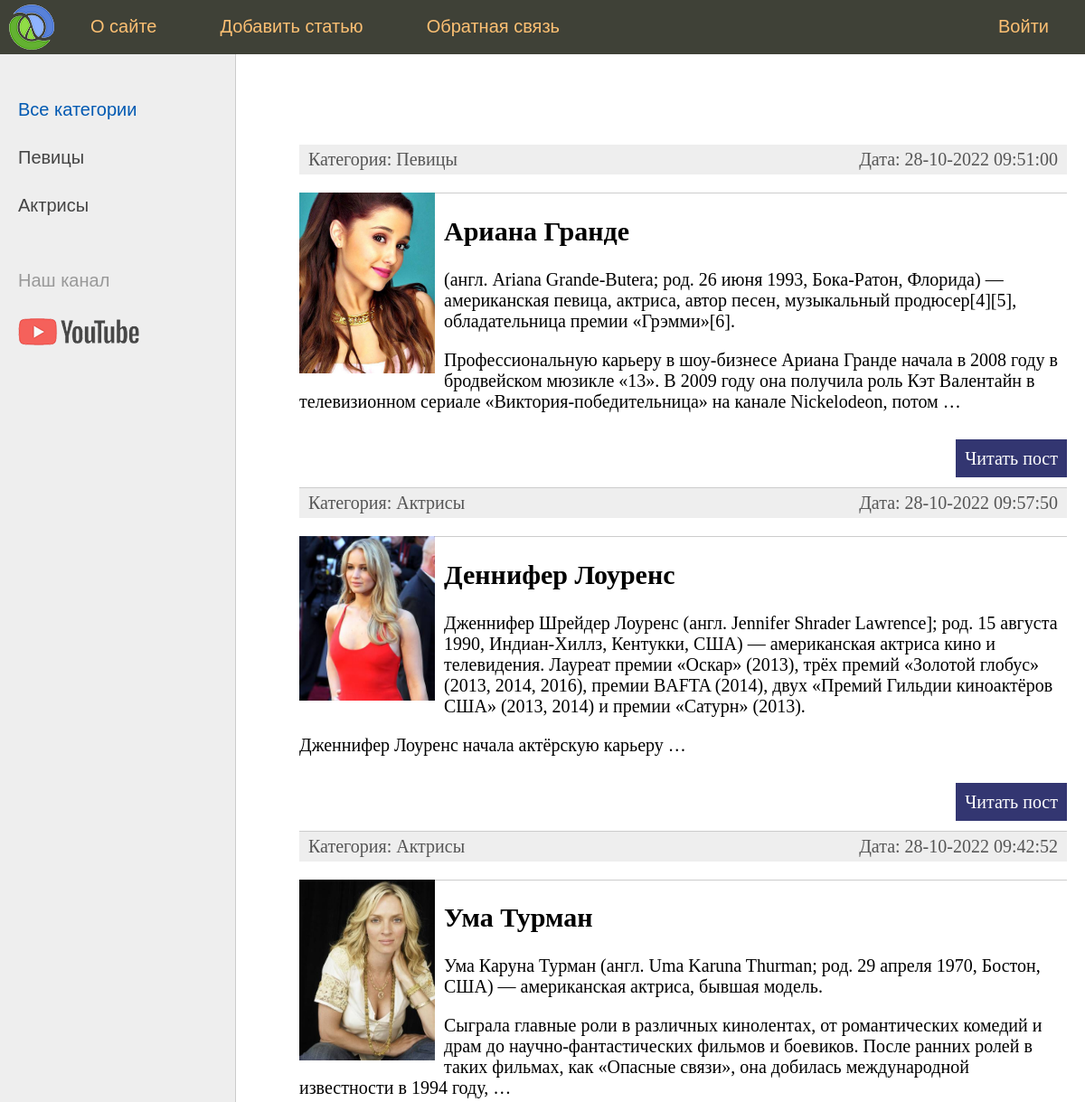
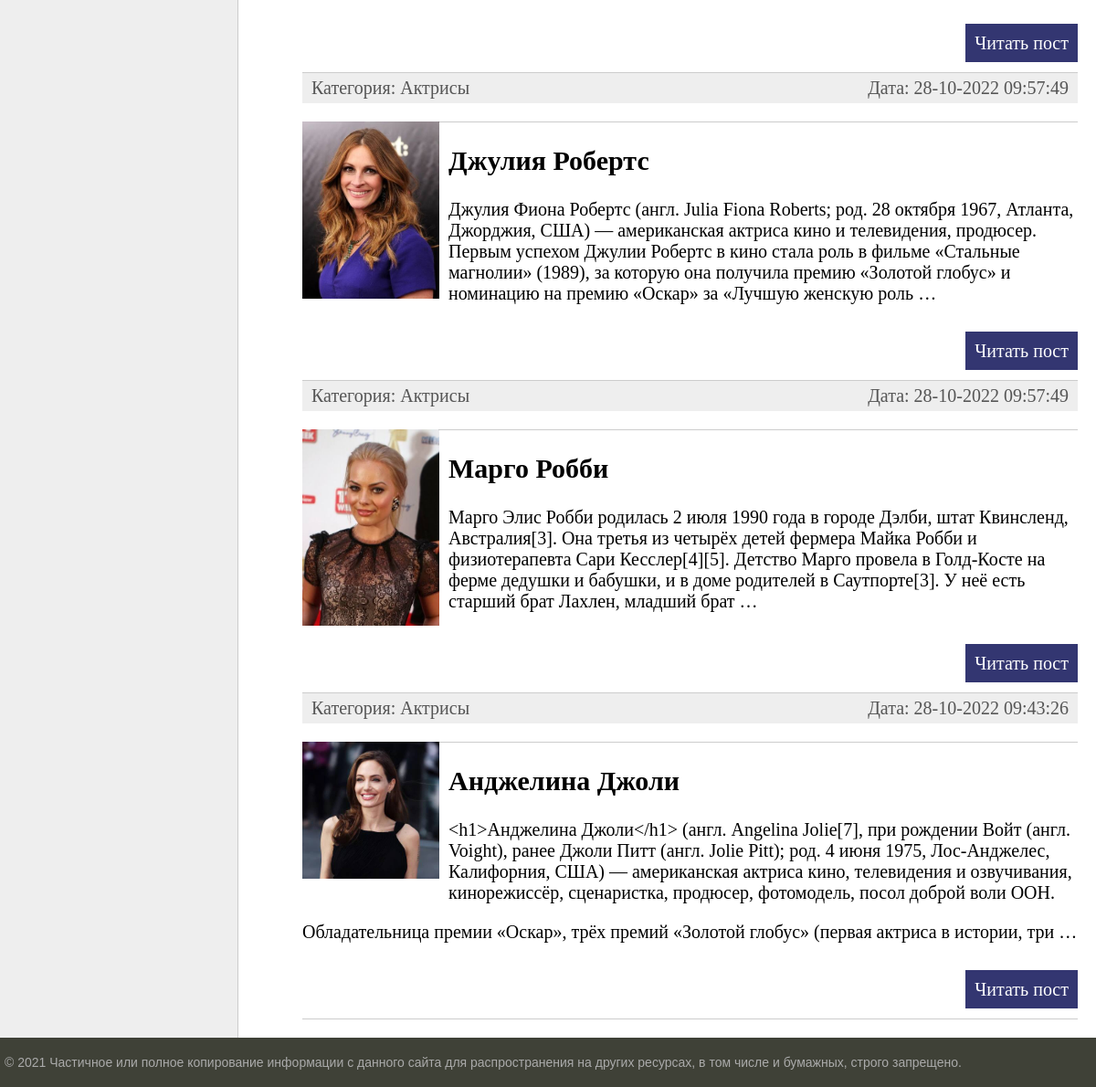
The app's page /, older data (2 pictures, top to bottom).
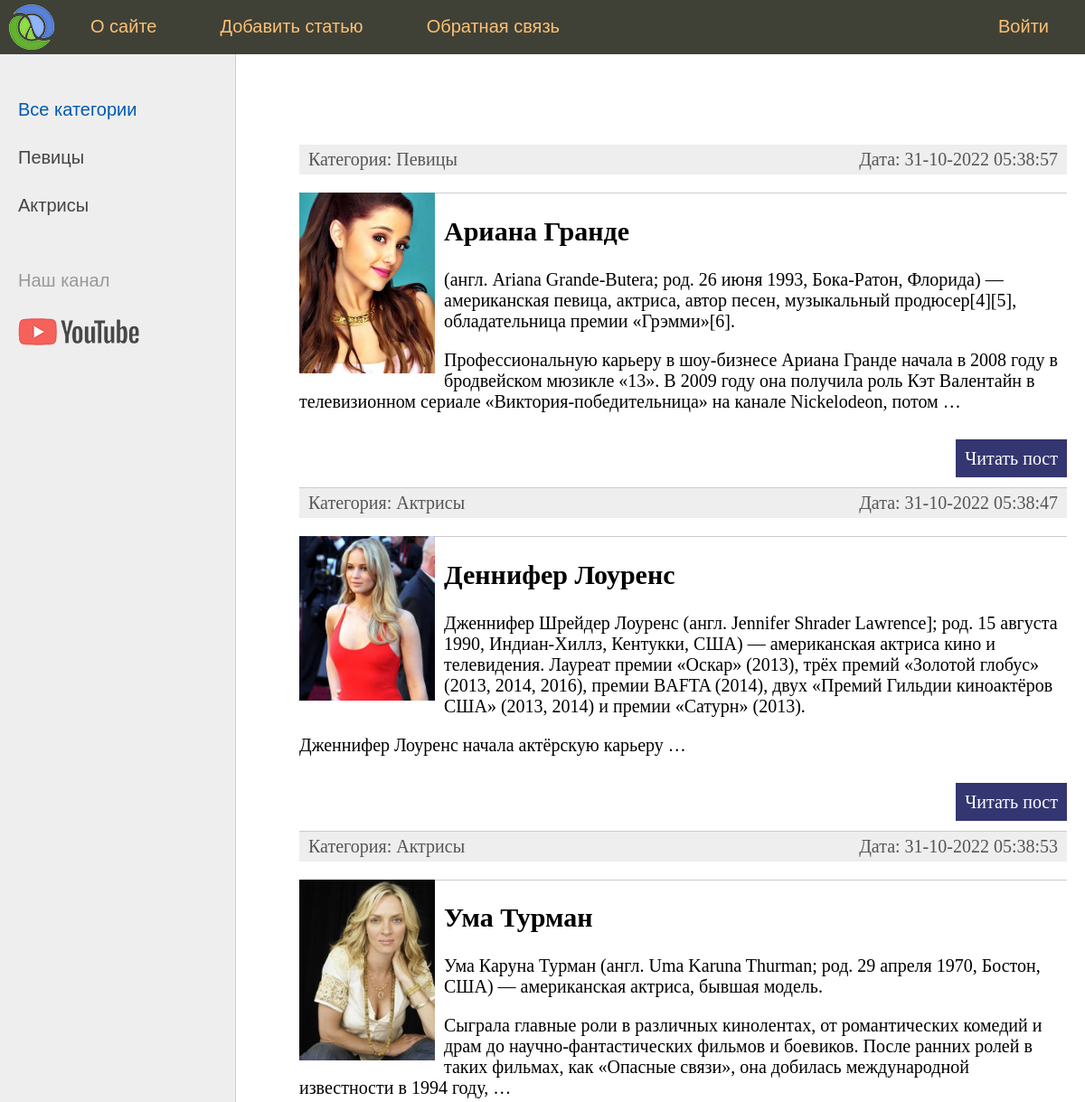
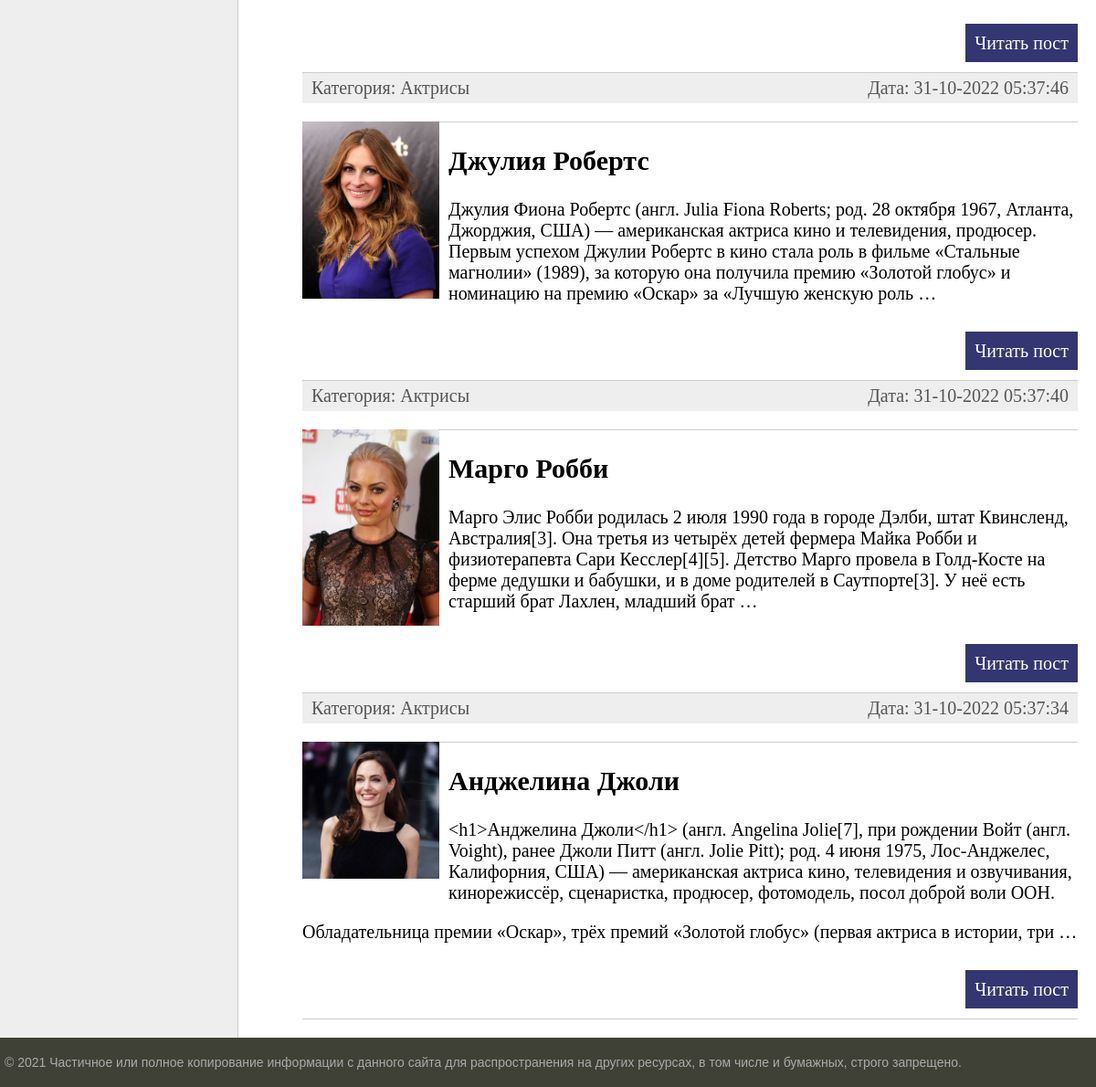
The same page, newer data (2 pictures, top to bottom).
### women/models.py (models this page shows, shortened)
class Category(models.Model):
    name = models.CharField(max_length=100, db_index=True, verbose_name="Категория")
    slug = models.SlugField(max_length=255, unique=True, db_index=True, verbose_name="URL", null=True)
    class Meta:
        verbose_name = 'Категория'
        verbose_name_plural = 'Категории'
        ordering = ['id']
    def get_absolute_url(self):
        return reverse('category', kwargs={'cat_slug': self.slug})
    def __str__(self):
        return self.name

class Women(models.Model):
    title = models.CharField(max_length=255, verbose_name="Заголовок")
    slug = models.SlugField(max_length=255, unique=True, db_index=True, null=True, verbose_name="URL")
    content = models.TextField(blank=True, verbose_name="Текст статьи")
    photo = models.ImageField(upload_to="photos/%Y/%m/%d/", verbose_name="Фото")
    time_create = models.DateTimeField(auto_now_add=True, verbose_name="Время создания")
    time_update = models.DateTimeField(auto_now=True, verbose_name="Время изменения")
    is_published = models.BooleanField(default=True, verbose_name="Публикация")
    cat = models.ForeignKey('Category', on_delete=models.PROTECT, null=True, verbose_name="Категории")
    class Meta:
        verbose_name = 'Известные женщины'
        verbose_name_plural = 'Известные женщины'
        ordering = ['time_create', 'title']
    def get_absolute_url(self):
        return reverse('post', kwargs={'post_slug': self.slug})

### women/views.py (the view)
# urls.py: path('', index, name='home'),
def index(request):
    posts = Women.objects.all().order_by('-time_create')
    context = {
        'posts': posts,
        'title': 'Главная страница',
        'cat_selected': 0
    }
    return render(request, 'women/index.html', context=context)

### women/templatetags/women_tags.py (called while the page is built)
@register.inclusion_tag('women/list_categories.html')
def show_categories(sort=None, cat_selected=0):
    if not sort:
        cats = Category.objects.all()
    else:
        cats = Category.objects.order_by(sort)
    return {"cats": cats, "cat_selected": cat_selected}

@register.inclusion_tag('women/main_menu.html')
def main_menu():
    return {"menu": menu}

### women/templates/women/index.html (shortened to what this page needs)
{% extends 'women/base.html' %}
{% block content %}
<ul class="list-articles">
	{% for p in posts %}
			<li><div class="article-panel">
         		<p class="first">Категория: {{p.cat}}</p>
         		<p class="last">Дата: {{p.time_update|date:"d-m-Y H:i:s"}}</p>
			</div>
			{% if p.photo %}
         		<p><img class="img-article-left thumb" src="{{p.photo.url}}"></p>
			{% endif %}
			<li><h2>{{p.title}}</h2>
			{% autoescape on %}
				{{p.content|linebreaks|truncatewords:50}}
			{% endautoescape %}
			<p class="link-read-post"><a href="{{ p.get_absolute_url }}">Читать пост</a></p>
			</li>
	{% endfor %}
</ul>
{% endblock %}

### women/templates/women/base.html (shortened to what this page needs)
{% load static %}
{% load women_tags %}
<!DOCTYPE html>
<html>
<head>
	<link type="text/css" href="{% static 'women/css/styles.css' %}" rel="stylesheet" />
</head>
<body>
<table class="table-page" border=0 cellpadding="0" cellspacing="0">
<tr><td valign=top>
{% block mainmenu %}
		<div class="header">
			<ul id="mainmenu" class="mainmenu">
			<li class="logo"><a href="{% url 'home' %}"><div class="logo"></div></a></li>
{% main_menu %}
			</ul>
		</div>
{% endblock mainmenu %}
<table class="table-content" border=0 cellpadding="0" cellspacing="0">
<tr>
	<td valign="top" class="left-chapters">
	<ul id="leftchapters">
		{% if cat_selected == 0 %}
                   <li class="selected">Все категории</li>
		{% else %}
                   <li><a href="{% url 'home' %}">Все категории</a></li>
		{% endif %}
		{% show_categories '-name' cat_selected %}
		<li class="share">
		<p>Наш канал</p>
		<a class="share-yt" href="https://www.youtube.com/channel/UClJzWfGWuGJL2t-3dYKcHTA/playlists" target="_blank" rel="nofollow"></a>
		</li>
	</ul>
</td>
<td valign="top" class="content">
	<div class="content-text">
{% block content %}
{% endblock %}
	</div>
</td></tr></table>
</td></tr>
<tr><td valign=top>
	<div id="footer">
		<p>&copy; 2021 Частичное или полное копирование информации с данного сайта для распространения на других ресурсах, в том числе и бумажных, строго запрещено.</p>
	</div>
</td></tr></table>
</body>
</html>

### women/templates/women/main_menu.html
{% for m in menu %}
	{% if not forloop.last %}
			<li><a href="{% url m.url_name %}">{{m.title}}</a></li>
	{% else %}
			<li class="last"><a href="{% url m.url_name %}">{{m.title}}</a></li>
	{% endif %}
{% endfor %}

### women/templates/women/list_categories.html
{% for c in cats %}
         {% if c.pk == cat_selected %}
                   <li class="selected">{{c.name}}</li>
         {% else %}
                   <li><a href="{{ c.get_absolute_url }}">{{c.name}}</a></li>
         {% endif %}
{% endfor %}

### women/static/women/css/styles.css (style rules this page uses)
html, body { font-family: 'Arial'; margin: 0; padding: 0; height: 100%; width: 100%; color: #444; }
a { color: #0059b2; text-decoration: none; }
img { max-width: 600px; height: auto; }
img.img-article-left { max-width: 300px; height: auto; float: left; padding: 0 10px 10px 0; }
img.img-article-left.thumb { max-width: 150px; height: auto; }
p.link-read-post { text-align: right; }
p.link-read-post a { padding: 10px; min-width: 100px; background: #333671; color: #fff; text-decoration: none; }
div.article-panel { background: #eee; padding: 5px 10px 5px 10px; box-sizing: border-box; overflow: hidden; color: #555; }
div.article-panel p.first { margin: 0; float: left; }
div.article-panel p.last { margin: 0; float: right; }
ul.list-articles { list-style: none; margin: 0; padding: 0; }
ul.list-articles li { border-bottom: 1px solid #ccc; }
.table-page { width: 100%; height: 100%; vertical-align: top; }
.table-page tr { height: 100%; }
.header { background: #3F4137; height: 60px; }
.logo { background: url('../images/logo.png') no-repeat 10px 5px; width: 70px; height: 60px; }
ul.mainmenu { list-style: none; margin: 0; padding: 0; height: 60px; color: #fdc073; font-size: 20px; overflow: hidden; }
ul.mainmenu li { float: left; margin: 18px 40px 0 30px; }
ul.mainmenu li.logo { margin: 0; }
ul.mainmenu li.last { float: right; }
ul.mainmenu li a { color: #fdc073; text-decoration: none; }
.table-content { width: 100%; min-height: 100%; height: 100%; }
.left-chapters { margin: 0; background: #eee; border-right: 1px solid #ccc; min-height: 100%; }
.left-chapters ul { width: 230px; min-height: 100%; margin: 0; padding: 20px 10px 10px 20px; list-style: none; font-size: 20px; }
.left-chapters ul li { margin: 30px 0 0 0; color: #999; }
.left-chapters ul li.selected { color: #0059b2; }
.left-chapters ul li a { color: #444; text-decoration: none; }
.left-chapters ul li.share { margin: 60px 0 0 0; }
.left-chapters ul li.share p { margin: 30px 0 30px 0; }
.left-chapters ul li.share a { display: inline-block; width: 40px; height: 40px; margin: 0 20px 0 0; }
.left-chapters ul li.share a.share-yt { width: 100%; height: 30px; background: url('../images/share_yt.png') no-repeat 0 0 }
.content { padding: 40px 20px 20px 40px; width: 100%; box-sizing: border-box; }
.content-text { margin: 60px 0 0 30px; color: #000; font-size: 20px; font-family: Yandex Sans Display Light; }
#footer { box-sizing: border-box; background: #3F4137; padding: 5px; color: #aaa; font-size: 14px; font-family: Verdana, Geneva, Arial, Helvetica; text-align: left; overflow: hidden; }

Row changes from the older to the newer data that the page shows:
changed Women "Ариана Гранде": time_update "28-10-2022 09:51:00" → "31-10-2022 05:38:57"
changed Women "Деннифер Лоуренс": time_update "28-10-2022 09:57:50" → "31-10-2022 05:38:47"
changed Women "Ума Турман": time_update "28-10-2022 09:42:52" → "31-10-2022 05:38:53"
changed Women "Джулия Робертс": time_update "28-10-2022 09:57:49" → "31-10-2022 05:37:46"
changed Women "Марго Робби": time_update "28-10-2022 09:57:49" → "31-10-2022 05:37:40"
changed Women "Анджелина Джоли": time_update "28-10-2022 09:43:26" → "31-10-2022 05:37:34"
